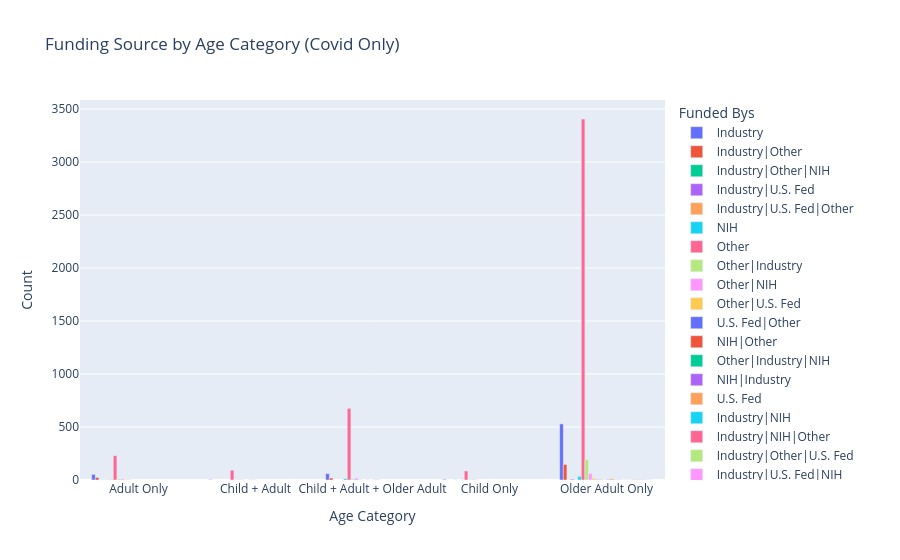

The code cell stored with this chart in its notebook:
### Code cell
DF_group = DF_Covid.groupby(['Age Category', 'Funded Bys']).size().reset_index(name='Count')

fig = px.bar(
    DF_group,
    x='Age Category',
    y='Count',
    color='Funded Bys',
    barmode='group',
    title='Funding Source by Age Category (Covid Only)'
)

fig.show()

### Figure 1 — Plotly figure (JSON) as saved in the notebook; plotly's stock layout.template omitted (floating-point values rounded to 4 significant figures)
{"data": [{"alignmentgroup": "True", "hovertemplate": "Funded Bys=Industry<br>Age Category=%{x}<br>Count=%{y}<extra></extra>", "legendgroup": "Industry", "marker": {"color": "#636efa", "pattern": {"shape": ""}}, "name": "Industry", "offsetgroup": "Industry", "orientation": "v", "showlegend": true, "textposition": "auto", "type": "bar", "x": ["Adult Only", "Child + Adult", "Child + Adult + Older Adult", "Child Only", "Older Adult Only"], "xaxis": "x", "y": [53, 3, 60, 6, 529], "yaxis": "y"}, {"alignmentgroup": "True", "hovertemplate": "Funded Bys=Industry|Other<br>Age Category=%{x}<br>Count=%{y}<extra></extra>", "legendgroup": "Industry|Other", "marker": {"color": "#EF553B", "pattern": {"shape": ""}}, "name": "Industry|Other", "offsetgroup": "Industry|Other", "orientation": "v", "showlegend": true, "textposition": "auto", "type": "bar", "x": ["Adult Only", "Child + Adult + Older Adult", "Older Adult Only"], "xaxis": "x", "y": [24, 19, 147], "yaxis": "y"}, {"alignmentgroup": "True", "hovertemplate": "Funded Bys=Industry|Other|NIH<br>Age Category=%{x}<br>Count=%{y}<extra></extra>", "legendgroup": "Industry|Other|NIH", "marker": {"color": "#00cc96", "pattern": {"shape": ""}}, "name": "Industry|Other|NIH", "offsetgroup": "Industry|Other|NIH", "orientation": "v", "showlegend": true, "textposition": "auto", "type": "bar", "x": ["Adult Only", "Older Adult Only"], "xaxis": "x", "y": [1, 1], "yaxis": "y"}, {"alignmentgroup": "True", "hovertemplate": "Funded Bys=Industry|U.S. Fed<br>Age Category=%{x}<br>Count=%{y}<extra></extra>", "legendgroup": "Industry|U.S. Fed", "marker": {"color": "#ab63fa", "pattern": {"shape": ""}}, "name": "Industry|U.S. Fed", "offsetgroup": "Industry|U.S. Fed", "orientation": "v", "showlegend": true, "textposition": "auto", "type": "bar", "x": ["Adult Only", "Child Only", "Older Adult Only"], "xaxis": "x", "y": [1, 1, 8], "yaxis": "y"}, {"alignmentgroup": "True", "hovertemplate": "Funded Bys=Industry|U.S. Fed|Other<br>Age Category=%{x}<br>Count=%{y}<extra></extra>", "legendgroup": "Industry|U.S. Fed|Other", "marker": {"color": "#FFA15A", "pattern": {"shape": ""}}, "name": "Industry|U.S. Fed|Other", "offsetgroup": "Industry|U.S. Fed|Other", "orientation": "v", "showlegend": true, "textposition": "auto", "type": "bar", "x": ["Adult Only", "Older Adult Only"], "xaxis": "x", "y": [2, 1], "yaxis": "y"}, {"alignmentgroup": "True", "hovertemplate": "Funded Bys=NIH<br>Age Category=%{x}<br>Count=%{y}<extra></extra>", "legendgroup": "NIH", "marker": {"color": "#19d3f3", "pattern": {"shape": ""}}, "name": "NIH", "offsetgroup": "NIH", "orientation": "v", "showlegend": true, "textposition": "auto", "type": "bar", "x": ["Adult Only", "Child + Adult + Older Adult", "Child Only", "Older Adult Only"], "xaxis": "x", "y": [3, 13, 1, 34], "yaxis": "y"}, {"alignmentgroup": "True", "hovertemplate": "Funded Bys=Other<br>Age Category=%{x}<br>Count=%{y}<extra></extra>", "legendgroup": "Other", "marker": {"color": "#FF6692", "pattern": {"shape": ""}}, "name": "Other", "offsetgroup": "Other", "orientation": "v", "showlegend": true, "textposition": "auto", "type": "bar", "x": ["Adult Only", "Child + Adult", "Child + Adult + Older Adult", "Child Only", "Older Adult Only"], "xaxis": "x", "y": [229, 92, 676, 85, 3406], "yaxis": "y"}, {"alignmentgroup": "True", "hovertemplate": "Funded Bys=Other|Industry<br>Age Category=%{x}<br>Count=%{y}<extra></extra>", "legendgroup": "Other|Industry", "marker": {"color": "#B6E880", "pattern": {"shape": ""}}, "name": "Other|Industry", "offsetgroup": "Other|Industry", "orientation": "v", "showlegend": true, "textposition": "auto", "type": "bar", "x": ["Adult Only", "Child + Adult", "Child + Adult + Older Adult", "Child Only", "Older Adult Only"], "xaxis": "x", "y": [9, 2, 10, 3, 192], "yaxis": "y"}, {"alignmentgroup": "True", "hovertemplate": "Funded Bys=Other|NIH<br>Age Category=%{x}<br>Count=%{y}<extra></extra>", "legendgroup": "Other|NIH", "marker": {"color": "#FF97FF", "pattern": {"shape": ""}}, "name": "Other|NIH", "offsetgroup": "Other|NIH", "orientation": "v", "showlegend": true, "textposition": "auto", "type": "bar", "x": ["Adult Only", "Child + Adult", "Child + Adult + Older Adult", "Child Only", "Older Adult Only"], "xaxis": "x", "y": [9, 4, 18, 5, 61], "yaxis": "y"}, {"alignmentgroup": "True", "hovertemplate": "Funded Bys=Other|U.S. Fed<br>Age Category=%{x}<br>Count=%{y}<extra></extra>", "legendgroup": "Other|U.S. Fed", "marker": {"color": "#FECB52", "pattern": {"shape": ""}}, "name": "Other|U.S. Fed", "offsetgroup": "Other|U.S. Fed", "orientation": "v", "showlegend": true, "textposition": "auto", "type": "bar", "x": ["Adult Only", "Child + Adult", "Child + Adult + Older Adult", "Child Only", "Older Adult Only"], "xaxis": "x", "y": [3, 1, 4, 1, 16], "yaxis": "y"}, {"alignmentgroup": "True", "hovertemplate": "Funded Bys=U.S. Fed|Other<br>Age Category=%{x}<br>Count=%{y}<extra></extra>", "legendgroup": "U.S. Fed|Other", "marker": {"color": "#636efa", "pattern": {"shape": ""}}, "name": "U.S. Fed|Other", "offsetgroup": "U.S. Fed|Other", "orientation": "v", "showlegend": true, "textposition": "auto", "type": "bar", "x": ["Adult Only", "Older Adult Only"], "xaxis": "x", "y": [1, 4], "yaxis": "y"}, {"alignmentgroup": "True", "hovertemplate": "Funded Bys=NIH|Other<br>Age Category=%{x}<br>Count=%{y}<extra></extra>", "legendgroup": "NIH|Other", "marker": {"color": "#EF553B", "pattern": {"shape": ""}}, "name": "NIH|Other", "offsetgroup": "NIH|Other", "orientation": "v", "showlegend": true, "textposition": "auto", "type": "bar", "x": ["Child + Adult", "Child + Adult + Older Adult", "Older Adult Only"], "xaxis": "x", "y": [1, 1, 3], "yaxis": "y"}, {"alignmentgroup": "True", "hovertemplate": "Funded Bys=Other|Industry|NIH<br>Age Category=%{x}<br>Count=%{y}<extra></extra>", "legendgroup": "Other|Industry|NIH", "marker": {"color": "#00cc96", "pattern": {"shape": ""}}, "name": "Other|Industry|NIH", "offsetgroup": "Other|Industry|NIH", "orientation": "v", "showlegend": true, "textposition": "auto", "type": "bar", "x": ["Child + Adult", "Older Adult Only"], "xaxis": "x", "y": [1, 1], "yaxis": "y"}, {"alignmentgroup": "True", "hovertemplate": "Funded Bys=NIH|Industry<br>Age Category=%{x}<br>Count=%{y}<extra></extra>", "legendgroup": "NIH|Industry", "marker": {"color": "#ab63fa", "pattern": {"shape": ""}}, "name": "NIH|Industry", "offsetgroup": "NIH|Industry", "orientation": "v", "showlegend": true, "textposition": "auto", "type": "bar", "x": ["Child + Adult + Older Adult", "Older Adult Only"], "xaxis": "x", "y": [1, 5], "yaxis": "y"}, {"alignmentgroup": "True", "hovertemplate": "Funded Bys=U.S. Fed<br>Age Category=%{x}<br>Count=%{y}<extra></extra>", "legendgroup": "U.S. Fed", "marker": {"color": "#FFA15A", "pattern": {"shape": ""}}, "name": "U.S. Fed", "offsetgroup": "U.S. Fed", "orientation": "v", "showlegend": true, "textposition": "auto", "type": "bar", "x": ["Child + Adult + Older Adult", "Older Adult Only"], "xaxis": "x", "y": [3, 12], "yaxis": "y"}, {"alignmentgroup": "True", "hovertemplate": "Funded Bys=Industry|NIH<br>Age Category=%{x}<br>Count=%{y}<extra></extra>", "legendgroup": "Industry|NIH", "marker": {"color": "#19d3f3", "pattern": {"shape": ""}}, "name": "Industry|NIH", "offsetgroup": "Industry|NIH", "orientation": "v", "showlegend": true, "textposition": "auto", "type": "bar", "x": ["Older Adult Only"], "xaxis": "x", "y": [2], "yaxis": "y"}, {"alignmentgroup": "True", "hovertemplate": "Funded Bys=Industry|NIH|Other<br>Age Category=%{x}<br>Count=%{y}<extra></extra>", "legendgroup": "Industry|NIH|Other", "marker": {"color": "#FF6692", "pattern": {"shape": ""}}, "name": "Industry|NIH|Other", "offsetgroup": "Industry|NIH|Other", "orientation": "v", "showlegend": true, "textposition": "auto", "type": "bar", "x": ["Older Adult Only"], "xaxis": "x", "y": [2], "yaxis": "y"}, {"alignmentgroup": "True", "hovertemplate": "Funded Bys=Industry|Other|U.S. Fed<br>Age Category=%{x}<br>Count=%{y}<extra></extra>", "legendgroup": "Industry|Other|U.S. Fed", "marker": {"color": "#B6E880", "pattern": {"shape": ""}}, "name": "Industry|Other|U.S. Fed", "offsetgroup": "Industry|Other|U.S. Fed", "orientation": "v", "showlegend": true, "textposition": "auto", "type": "bar", "x": ["Older Adult Only"], "xaxis": "x", "y": [1], "yaxis": "y"}, {"alignmentgroup": "True", "hovertemplate": "Funded Bys=Industry|U.S. Fed|NIH<br>Age Category=%{x}<br>Count=%{y}<extra></extra>", "legendgroup": "Industry|U.S. Fed|NIH", "marker": {"color": "#FF97FF", "pattern": {"shape": ""}}, "name": "Industry|U.S. Fed|NIH", "offsetgroup": "Industry|U.S. Fed|NIH", "orientation": "v", "showlegend": true, "textposition": "auto", "type": "bar", "x": ["Older Adult Only"], "xaxis": "x", "y": [1], "yaxis": "y"}, {"alignmentgroup": "True", "hovertemplate": "Funded Bys=NIH|Industry|Other<br>Age Category=%{x}<br>Count=%{y}<extra></extra>", "legendgroup": "NIH|Industry|Other", "marker": {"color": "#FECB52", "pattern": {"shape": ""}}, "name": "NIH|Industry|Other", "offsetgroup": "NIH|Industry|Other", "orientation": "v", "showlegend": true, "textposition": "auto", "type": "bar", "x": ["Older Adult Only"], "xaxis": "x", "y": [1], "yaxis": "y"}, {"alignmentgroup": "True", "hovertemplate": "Funded Bys=NIH|Other|Industry<br>Age Category=%{x}<br>Count=%{y}<extra></extra>", "legendgroup": "NIH|Other|Industry", "marker": {"color": "#636efa", "pattern": {"shape": ""}}, "name": "NIH|Other|Industry", "offsetgroup": "NIH|Other|Industry", "orientation": "v", "showlegend": true, "textposition": "auto", "type": "bar", "x": ["Older Adult Only"], "xaxis": "x", "y": [2], "yaxis": "y"}, {"alignmentgroup": "True", "hovertemplate": "Funded Bys=NIH|Other|U.S. Fed|Industry<br>Age Category=%{x}<br>Count=%{y}<extra></extra>", "legendgroup": "NIH|Other|U.S. Fed|Industry", "marker": {"color": "#EF553B", "pattern": {"shape": ""}}, "name": "NIH|Other|U.S. Fed|Industry", "offsetgroup": "NIH|Other|U.S. Fed|Industry", "orientation": "v", "showlegend": true, "textposition": "auto", "type": "bar", "x": ["Older Adult Only"], "xaxis": "x", "y": [2], "yaxis": "y"}, {"alignmentgroup": "True", "hovertemplate": "Funded Bys=Other|NIH|Industry<br>Age Category=%{x}<br>Count=%{y}<extra></extra>", "legendgroup": "Other|NIH|Industry", "marker": {"color": "#00cc96", "pattern": {"shape": ""}}, "name": "Other|NIH|Industry", "offsetgroup": "Other|NIH|Industry", "orientation": "v", "showlegend": true, "textposition": "auto", "type": "bar", "x": ["Older Adult Only"], "xaxis": "x", "y": [2], "yaxis": "y"}, {"alignmentgroup": "True", "hovertemplate": "Funded Bys=Other|NIH|U.S. Fed<br>Age Category=%{x}<br>Count=%{y}<extra></extra>", "legendgroup": "Other|NIH|U.S. Fed", "marker": {"color": "#ab63fa", "pattern": {"shape": ""}}, "name": "Other|NIH|U.S. Fed", "offsetgroup": "Other|NIH|U.S. Fed", "orientation": "v", "showlegend": true, "textposition": "auto", "type": "bar", "x": ["Older Adult Only"], "xaxis": "x", "y": [2], "yaxis": "y"}, {"alignmentgroup": "True", "hovertemplate": "Funded Bys=Other|U.S. Fed|Industry<br>Age Category=%{x}<br>Count=%{y}<extra></extra>", "legendgroup": "Other|U.S. Fed|Industry", "marker": {"color": "#FFA15A", "pattern": {"shape": ""}}, "name": "Other|U.S. Fed|Industry", "offsetgroup": "Other|U.S. Fed|Industry", "orientation": "v", "showlegend": true, "textposition": "auto", "type": "bar", "x": ["Older Adult Only"], "xaxis": "x", "y": [1], "yaxis": "y"}, {"alignmentgroup": "True", "hovertemplate": "Funded Bys=Other|U.S. Fed|NIH<br>Age Category=%{x}<br>Count=%{y}<extra></extra>", "legendgroup": "Other|U.S. Fed|NIH", "marker": {"color": "#19d3f3", "pattern": {"shape": ""}}, "name": "Other|U.S. Fed|NIH", "offsetgroup": "Other|U.S. Fed|NIH", "orientation": "v", "showlegend": true, "textposition": "auto", "type": "bar", "x": ["Older Adult Only"], "xaxis": "x", "y": [1], "yaxis": "y"}], "layout": {"barmode": "group", "legend": {"title": {"text": "Funded Bys"}, "tracegroupgap": 0}, "title": {"text": "Funding Source by Age Category (Covid Only)"}, "xaxis": {"anchor": "y", "domain": [0, 1], "title": {"text": "Age Category"}}, "yaxis": {"anchor": "x", "domain": [0, 1], "title": {"text": "Count"}}}}
